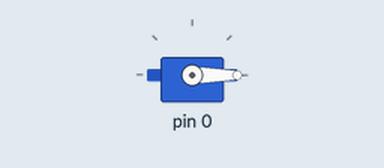
Recording of a sketch running on a simulated Arduino Uno, built with avr-gcc and run on an emulated ATmega328P. Shown: servo.

Above: at 0.55 s.
At 0.9 s:
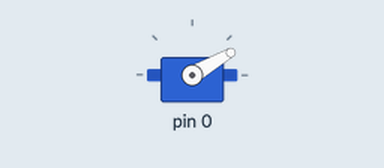
At 1.25 s:
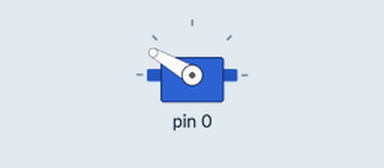
At 2.0 s:
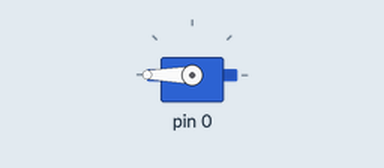
Timing chart, 0 to 4.0 s (numbered marks = the images above):
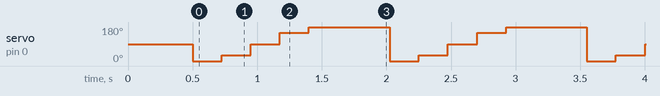

Measured:
- by itself, servo on pin 0: repeats every 1.5 s: 30° 0.23 s, 90° 0.23 s, 150° 0.23 s, 180° 0.63 s, 0° 0.23 s

The sketch:

obstacleDetectance.ino
```cpp
#include <Servo.h>

// Motor pins - to fill
int ML1 ;
int ML2 ;
int MR1 ;
int MR2 ;

// IR Sensors
int L ;
int R  ;

int lSensorValue;
int rSensorValue;

int last =0;

//Ultrasound
int TRIG;
int ECHO;

//Servo
int servoPin;
Servo servo;

int angles[] = {0, 30, 90, 150, 180};

int obstacle = 12; //might need to adjust

void setup() {
  pinMode(ML1, OUTPUT);
  pinMode(ML2, OUTPUT);
  pinMode(MR1, OUTPUT);
  pinMode(MR2, OUTPUT);

  pinMode(TRIG, OUTPUT);
  pinMode(ECHO, INPUT);

  servo.attach(servoPin);
  servo.write(90);
  delay(500);
}

void loop() {
  // put your main code here, to run repeatedly:
  int distances[5];

  for (int i = 0; i < 5; i++) {
  servo.write(angles[i]);
  delay(200);
  distances[i] = getDistance();
  }

  int leftAvg   = (distances[0] + distances[1]) / 2;
  int centerVal = distances[2];
  int rightAvg  = (distances[3] + distances[4]) / 2;

  if (centerVal < obstacle) {
  backward();
  delay(400);
  turnLeft();
  delay(400);
  }

  else if (centerVal >= leftAvg && centerVal >= rightAvg) {
    forward();
    delay(300);
  }
  else if (leftAvg > rightAvg) {
    turnLeft();
    delay(300);
  }
  else {
    turnRight();
    delay(300);
  }
  stopRobot();
  delay(100);
}


void forward() {
  digitalWrite(ML1, HIGH);
  digitalWrite(ML2, LOW);
  digitalWrite(MR1, HIGH);
  digitalWrite(MR2, LOW);
}

void backward() {
  digitalWrite(ML1, LOW);
  digitalWrite(ML2, HIGH);
  digitalWrite(MR1, LOW);
  digitalWrite(MR2, HIGH);
}

void stopRobot() {
  digitalWrite(ML1, LOW);
  digitalWrite(ML2, LOW);
  digitalWrite(MR1, LOW);
  digitalWrite(MR2, LOW);
}

void turnLeft() {
  digitalWrite(ML1, LOW);
  digitalWrite(ML2, HIGH);
  digitalWrite(MR1, HIGH);
  digitalWrite(MR2, LOW);
}

void turnRight() {
  digitalWrite(ML1, HIGH);
  digitalWrite(ML2, LOW);
  digitalWrite(MR1, LOW);
  digitalWrite(MR2, HIGH);
}

long getDistance() {
  digitalWrite(TRIG, LOW);
  delayMicroseconds(2);
  digitalWrite(TRIG, HIGH);
  delayMicroseconds(10);
  digitalWrite(TRIG, LOW);

  long duration = pulseIn(ECHO, HIGH, 25000);
  if (duration == 0) return 300;
  return duration * 0.034 / 2;
}
```
